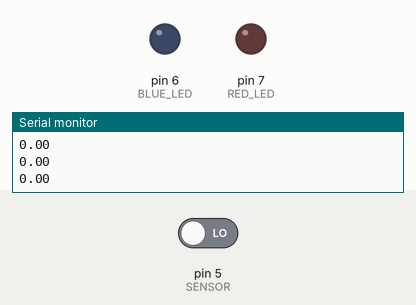
Recording of a sketch running on a simulated Arduino Uno, built with avr-gcc and run on an emulated ATmega328P. On the bench: output pins drawn as LEDs (lit = HIGH), the last lines printed to the serial monitor. Dashed ring = blinking. The inputs (shaded band) are chosen by the test bench; at power-on: pin 5 (SENSOR) LOW.

Above: at 1.2 s.
1.3 s: pin 5 (SENSOR) driven HIGH
At 1.7 s:
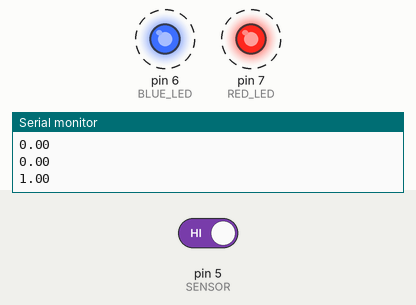
4.3 s: pin 5 (SENSOR) driven LOW
At 5.3 s:
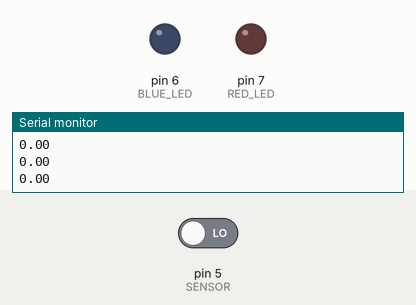
Timing chart, 0 to 7.3 s (numbered marks = the images above; inputs shaded):
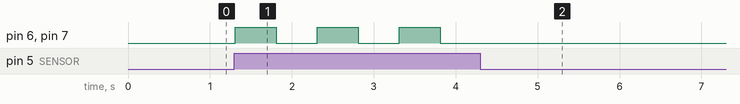

The sketch:

1_led_sensor_example.ino
```cpp
/*
 * LED Example
 * Sensor will turn on and off the lights.
 */

float sensorState  = 0; //Switches when sensor is activated
const int SENSOR = 5; //const means unchangeable int pin for sensor
int ledState = LOW;  //State of LED lights (on/off) defaulting setting state as off

const int RED_LED = 7; //RED Led PIN
const int BLUE_LED = 6; //BLUE LED PIN

void setup() {
  // put your setup code here, to run once:
 pinMode(RED_LED, OUTPUT );
 pinMode(BLUE_LED, OUTPUT);
 pinMode(SENSOR, INPUT);
 Serial.begin(9600);         //a set up for data on serial monitor( MONITOR is the cirle, TOP RIGHT OF PAGE)

}

void loop() {
  // put your main code here, to run repeatedly:
  sensorState = digitalRead(SENSOR);
  Serial.println(sensorState);          //Printed data on serial monitor from sensor

  if (sensorState == HIGH) {            //if in range of sensor
    if (ledState == HIGH) {             //and LED is ON
      ledState = LOW;                   //then change LED to OFF
      digitalWrite(RED_LED, ledState );   //changes RED LED to OFF state
      digitalWrite(BLUE_LED, ledState );  //changes BLUE LED to OFF state
      delay(500);

    } else if (ledState == LOW) {         //if LED is OFF
      ledState = HIGH;                    //change LED ON when in range
      digitalWrite(RED_LED, ledState );   //changes RED LED to ON state
      digitalWrite(BLUE_LED, ledState );  //changes BLUE LED to ON state
      delay(500);
    }

  }

}
```

Measured:
- after the input at 1.3 s, pin 6 (BLUE_LED), pin 7 (RED_LED): alternates HIGH for 0.50 s and LOW for 0.50 s, starting at once
- after the input at 4.3 s, pin 6 (BLUE_LED), pin 7 (RED_LED): stops changing and stays LOW
